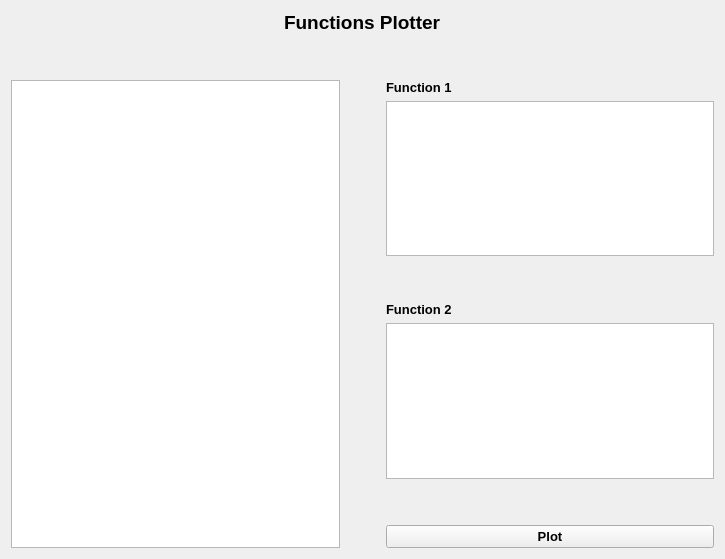
<?xml version="1.0" encoding="UTF-8"?>
<ui version="4.0">
 <class>App</class>
 <widget class="QWidget" name="App">
  <property name="geometry">
   <rect>
    <x>0</x>
    <y>0</y>
    <width>725</width>
    <height>559</height>
   </rect>
  </property>
  <property name="windowTitle">
   <string>Form</string>
  </property>
  <layout class="QGridLayout" name="gridLayout">
   <item row="0" column="0">
    <layout class="QVBoxLayout" name="verticalLayout_4">
     <item>
      <layout class="QHBoxLayout" name="horizontalLayout_2">
       <item>
        <spacer name="horizontalSpacer">
         <property name="orientation">
          <enum>Qt::Horizontal</enum>
         </property>
         <property name="sizeHint" stdset="0">
          <size>
           <width>40</width>
           <height>20</height>
          </size>
         </property>
        </spacer>
       </item>
       <item>
        <widget class="QLabel" name="label">
         <property name="font">
          <font>
           <pointsize>14</pointsize>
           <weight>75</weight>
           <bold>true</bold>
          </font>
         </property>
         <property name="text">
          <string>Functions Plotter</string>
         </property>
        </widget>
       </item>
       <item>
        <spacer name="horizontalSpacer_2">
         <property name="orientation">
          <enum>Qt::Horizontal</enum>
         </property>
         <property name="sizeHint" stdset="0">
          <size>
           <width>40</width>
           <height>20</height>
          </size>
         </property>
        </spacer>
       </item>
      </layout>
     </item>
     <item>
      <spacer name="verticalSpacer">
       <property name="orientation">
        <enum>Qt::Vertical</enum>
       </property>
       <property name="sizeType">
        <enum>QSizePolicy::Fixed</enum>
       </property>
       <property name="sizeHint" stdset="0">
        <size>
         <width>20</width>
         <height>40</height>
        </size>
       </property>
      </spacer>
     </item>
     <item>
      <layout class="QHBoxLayout" name="horizontalLayout_3">
       <item>
        <widget class="MplWidget" name="graphicsView"/>
       </item>
       <item>
        <spacer name="horizontalSpacer_3">
         <property name="orientation">
          <enum>Qt::Horizontal</enum>
         </property>
         <property name="sizeType">
          <enum>QSizePolicy::Fixed</enum>
         </property>
         <property name="sizeHint" stdset="0">
          <size>
           <width>40</width>
           <height>20</height>
          </size>
         </property>
        </spacer>
       </item>
       <item>
        <layout class="QVBoxLayout" name="verticalLayout_3">
         <item>
          <layout class="QVBoxLayout" name="verticalLayout">
           <item>
            <widget class="QLabel" name="label_2">
             <property name="font">
              <font>
               <pointsize>10</pointsize>
               <weight>75</weight>
               <bold>true</bold>
              </font>
             </property>
             <property name="text">
              <string>Function 1</string>
             </property>
            </widget>
           </item>
           <item>
            <widget class="QTextEdit" name="textEdit"/>
           </item>
           <item>
            <spacer name="verticalSpacer_2">
             <property name="orientation">
              <enum>Qt::Vertical</enum>
             </property>
             <property name="sizeType">
              <enum>QSizePolicy::Fixed</enum>
             </property>
             <property name="sizeHint" stdset="0">
              <size>
               <width>20</width>
               <height>40</height>
              </size>
             </property>
            </spacer>
           </item>
          </layout>
         </item>
         <item>
          <layout class="QVBoxLayout" name="verticalLayout_2">
           <item>
            <widget class="QLabel" name="label_3">
             <property name="font">
              <font>
               <pointsize>10</pointsize>
               <weight>75</weight>
               <bold>true</bold>
              </font>
             </property>
             <property name="text">
              <string>Function 2</string>
             </property>
            </widget>
           </item>
           <item>
            <widget class="QTextEdit" name="textEdit_2"/>
           </item>
           <item>
            <spacer name="verticalSpacer_3">
             <property name="orientation">
              <enum>Qt::Vertical</enum>
             </property>
             <property name="sizeType">
              <enum>QSizePolicy::Fixed</enum>
             </property>
             <property name="sizeHint" stdset="0">
              <size>
               <width>20</width>
               <height>40</height>
              </size>
             </property>
            </spacer>
           </item>
          </layout>
         </item>
         <item>
          <widget class="QPushButton" name="pushButton">
           <property name="font">
            <font>
             <pointsize>10</pointsize>
             <weight>75</weight>
             <bold>true</bold>
            </font>
           </property>
           <property name="text">
            <string>Plot</string>
           </property>
          </widget>
         </item>
        </layout>
       </item>
      </layout>
     </item>
    </layout>
   </item>
  </layout>
 </widget>
 <customwidgets>
  <customwidget>
   <class>MplWidget</class>
   <extends>QGraphicsView</extends>
   <header location="global">mplwidget.h</header>
  </customwidget>
 </customwidgets>
 <resources/>
 <connections/>
</ui>
